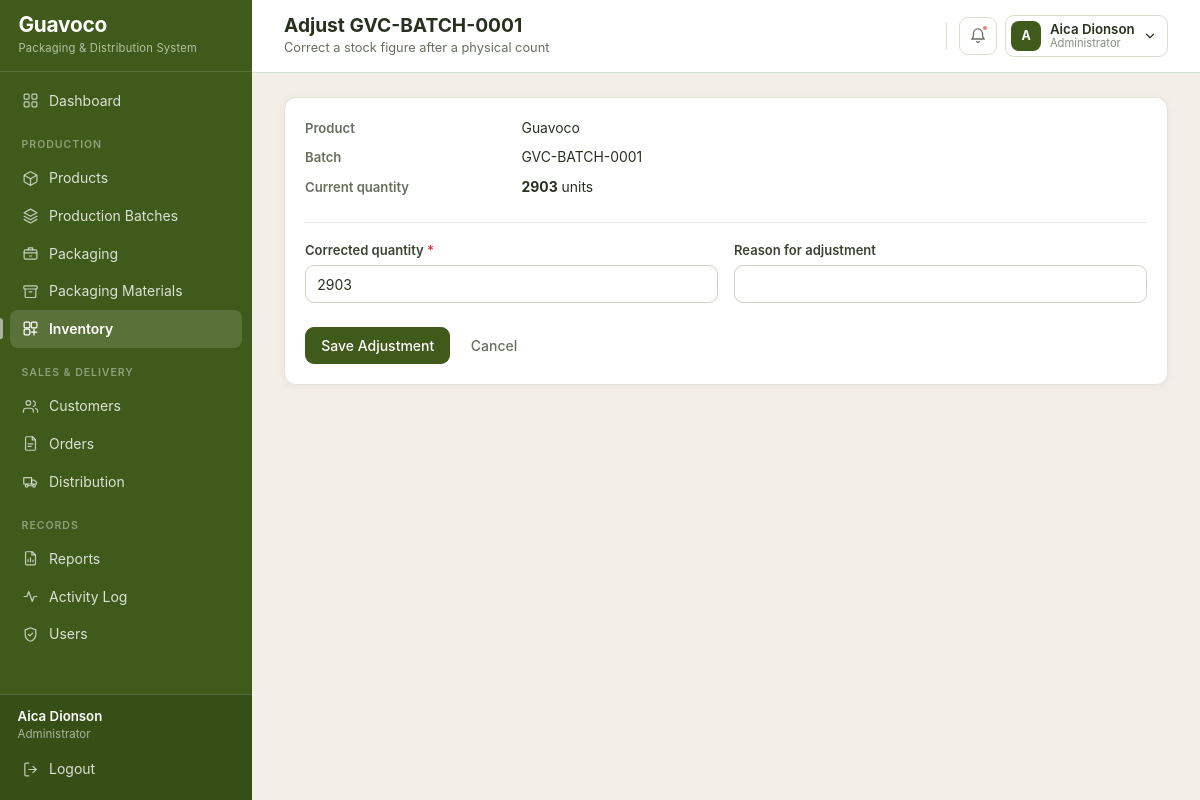
The app's page /inventory/7/adjust/ (signed in) with its own data.
### core/models.py (models this page shows, shortened)
class Inventory(models.Model):
    LOW_STOCK_LEVEL = 100
    product = models.ForeignKey(Product, on_delete=models.CASCADE, related_name='inventory_rows')
    batch = models.ForeignKey(
        ProductionBatch, on_delete=models.CASCADE, related_name='inventory_rows'
    )
    quantity_available = models.PositiveIntegerField(default=0)
    date_packaged = models.DateField(default=timezone.localdate)
    expiration_date = models.DateField()
    updated_at = models.DateTimeField(auto_now=True)
    class Meta:
        ordering = ['expiration_date', 'id']
        unique_together = ('product', 'batch')
        verbose_name_plural = 'Inventory'
    @property
    def expiry_state(self):
        return expiry_state_for(self.expiration_date)

class Product(models.Model):
    name = models.CharField(max_length=100)
    sku = models.CharField('SKU', max_length=50, unique=True)
    description = models.TextField(blank=True)
    size = models.CharField('Product size', max_length=50, help_text='For example: 100g tube')
    selling_price = models.DecimalField(
        max_digits=10, decimal_places=2, validators=[MinValueValidator(0)]
    )
    reorder_level = models.PositiveIntegerField(
        default=100, help_text='Warn when available stock falls to this level.'
    )
    is_active = models.BooleanField(default=True)
    created_at = models.DateTimeField(auto_now_add=True)
    class Meta:
        ordering = ['name']
    @property
    def current_stock(self):
        total = self.inventory_rows.aggregate(total=models.Sum('quantity_available'))['total']
        return total or 0
    @property
    def is_low_stock(self):
        return self.current_stock <= self.reorder_level

class ProductionBatch(models.Model):
    STATUS_PRODUCED = 'Produced'
    STATUS_READY = 'Ready for Packaging'
    STATUS_PACKAGED = 'Packaged'
    STATUS_COMPLETED = 'Completed'
    STATUS_CHOICES = [
        (STATUS_PRODUCED, STATUS_PRODUCED),
        (STATUS_READY, STATUS_READY),
        (STATUS_PACKAGED, STATUS_PACKAGED),
        (STATUS_COMPLETED, STATUS_COMPLETED),
    ]
    batch_number = models.CharField(max_length=30, unique=True, blank=True)
    product = models.ForeignKey(Product, on_delete=models.PROTECT, related_name='batches')
    production_date = models.DateField(default=timezone.localdate)
    expiration_date = models.DateField()
    quantity_produced = models.PositiveIntegerField(validators=[MinValueValidator(1)])
    quantity_available = models.PositiveIntegerField(
        default=0, help_text='Units from this batch that have not been packaged yet.'
    )
    status = models.CharField(max_length=30, choices=STATUS_CHOICES, default=STATUS_PRODUCED)
    notes = models.TextField(blank=True)
    created_at = models.DateTimeField(auto_now_add=True)
    class Meta:
        ordering = ['-production_date', '-id']
        verbose_name_plural = 'Production batches'

### core/views/inventory.py (the view, shortened to what this page needs)
# urls.py: path('inventory/<int:pk>/adjust/', inventory.inventory_adjust, name='inventory_adjust'),
@login_required
@administrator_required
def inventory_adjust(request, pk):
    row = get_object_or_404(Inventory.objects.select_related('product', 'batch'), pk=pk)
    form = InventoryAdjustmentForm(request.POST or None,
                                   initial={'new_quantity': row.quantity_available})
    return render(request, 'inventory/inventory_adjust.html',
                  {'page_title': f'Adjust {row.batch.batch_number}', 'form': form,
                   'row': row})

### core/forms.py
class InventoryAdjustmentForm(BootstrapFormMixin, forms.Form):
    new_quantity = forms.IntegerField(min_value=0, label='Corrected quantity')
    reason = forms.CharField(max_length=150, required=False, label='Reason for adjustment')

### core/context_processors.py (called while the page is built)
def user_role(request):
    if not hasattr(request, 'user'):
        return {}
    admin = is_administrator(request.user)
    url_name = getattr(request.resolver_match, 'url_name', '') if request.resolver_match else ''
    return {
        'is_admin': admin,
        'user_role': 'Administrator' if admin else 'Staff',
        'page_subtitle': PAGE_SUBTITLES.get(url_name, ''),
    }

def alerts(request):
    if not hasattr(request, 'user') or not request.user.is_authenticated:
        return {}
    from .models import Inventory, PackagingMaterial, Product
    low_products = [p for p in Product.objects.filter(is_active=True) if p.is_low_stock]
    low_materials = [m for m in PackagingMaterial.objects.filter(is_active=True)
                     if m.is_low_stock]
    today = timezone.localdate()
    expiring = list(
        Inventory.objects.filter(
            quantity_available__gt=0,
            expiration_date__lte=today + timedelta(days=30),
        ).select_related('batch', 'product').order_by('expiration_date')[:5]
    )
    return {
        'alert_low_products': low_products[:5],
        'alert_low_materials': low_materials[:5],
        'alert_expiring': expiring,
        'alert_count': len(low_products) + len(low_materials) + len(expiring),
    }

### core/models.py (called while the page is built)
def expiry_state_for(expiration_date):
    if expiration_date is None:
        return 'Safe'
    days_left = (expiration_date - timezone.localdate()).days
    if days_left < 0:
        return 'Expired'
    if days_left <= 30:
        return 'Expiring in 30 Days'
    if days_left <= 60:
        return 'Expiring in 60 Days'
    return 'Safe'

    @property
    def is_low_stock(self):
        return self.quantity_available <= self.reorder_level

### core/permissions.py (called while the page is built)
def is_administrator(user):
    return user.is_authenticated and (
        user.is_superuser or user.groups.filter(name=ADMIN_GROUP).exists()
    )

def administrator_required(view_func):
    @wraps(view_func)
    def wrapper(request, *args, **kwargs):
        if not is_administrator(request.user):
            messages.error(request, 'Only administrators can open that page.')
            return redirect('dashboard')
        return view_func(request, *args, **kwargs)
    return wrapper

### templates/inventory/inventory_adjust.html (shortened to what this page needs)
{% extends "base.html" %}
{% block content %}
<div class="card">
    <div class="card-body">
        <dl class="row small">
            <dt class="col-sm-3">Product</dt><dd class="col-sm-9">{{ row.product.name }}</dd>
            <dt class="col-sm-3">Batch</dt><dd class="col-sm-9">{{ row.batch.batch_number }}</dd>
            <dt class="col-sm-3">Current quantity</dt>
            <dd class="col-sm-9"><strong>{{ row.quantity_available }}</strong> units</dd>
        </dl>
        <hr>
        <form method="post" novalidate>
            {% include "partials/form_fields.html" %}
            <div class="mt-4">
                <button type="submit" class="btn btn-guava">Save Adjustment</button>
                <a href="{% url 'inventory_list' %}" class="btn btn-link">Cancel</a>
            </div>
        </form>
    </div>
</div>
{% endblock %}

### templates/base.html (shortened to what this page needs)
{% load static %}
<!DOCTYPE html>
<html lang="en">
<head>
    <link rel="stylesheet" href="{% static 'vendor/bootstrap.min.css' %}">
    <link rel="stylesheet" href="{% static 'css/guavoco-theme.css' %}">
</head>
<body>
<nav class="sidebar">
    <div class="brand">
        <div>
            <div class="brand-name">Guavoco</div>
            <small class="brand-subtitle">Packaging &amp; Distribution System</small>
        </div>
    </div>
    <div class="collapse sidebar-body" id="sidebarBody">
        <ul class="nav flex-column sidebar-menu">
            <li class="nav-item">
                <a class="nav-link {% if request.resolver_match.url_name == 'dashboard' %}active{% endif %}"
                   href="{% url 'dashboard' %}">
                    <svg class="gv-icon"><use href="#i-grid"></use></svg> Dashboard
                </a>
            </li>
            <li class="nav-section">Production</li>
            <li class="nav-item">
                <a class="nav-link {% if 'product' in request.resolver_match.url_name %}active{% endif %}"
                   href="{% url 'product_list' %}">
                    <svg class="gv-icon"><use href="#i-package"></use></svg> Products
                </a>
            </li>
            <li class="nav-item">
                <a class="nav-link {% if 'batch' in request.resolver_match.url_name %}active{% endif %}"
                   href="{% url 'batch_list' %}">
                    <svg class="gv-icon"><use href="#i-layers"></use></svg> Production Batches
                </a>
            </li>
            <li class="nav-item">
                <a class="nav-link {% if 'packaging' in request.resolver_match.url_name %}active{% endif %}"
                   href="{% url 'packaging_list' %}">
                    <svg class="gv-icon"><use href="#i-box"></use></svg> Packaging
                </a>
            </li>
            <li class="nav-item">
                <a class="nav-link {% if 'material' in request.resolver_match.url_name %}active{% endif %}"
                   href="{% url 'material_list' %}">
                    <svg class="gv-icon"><use href="#i-archive"></use></svg> Packaging Materials
                </a>
            </li>
            <li class="nav-item">
                <a class="nav-link {% if 'inventory' in request.resolver_match.url_name %}active{% endif %}"
                   href="{% url 'inventory_list' %}">
                    <svg class="gv-icon"><use href="#i-inventory"></use></svg> Inventory
                </a>
            </li>
            <li class="nav-section">Sales &amp; Delivery</li>
            <li class="nav-item">
                <a class="nav-link {% if 'customer' in request.resolver_match.url_name %}active{% endif %}"
                   href="{% url 'customer_list' %}">
                    <svg class="gv-icon"><use href="#i-users"></use></svg> Customers
                </a>
            </li>
            <li class="nav-item">
                <a class="nav-link {% if 'order' in request.resolver_match.url_name %}active{% endif %}"
                   href="{% url 'order_list' %}">
                    <svg class="gv-icon"><use href="#i-orders"></use></svg> Orders
                </a>
            </li>
            <li class="nav-item">
                <a class="nav-link {% if 'distribut' in request.resolver_match.url_name or 'delivery' in request.resolver_match.url_name %}active{% endif %}"
                   href="{% url 'distribution_list' %}">
                    <svg class="gv-icon"><use href="#i-truck"></use></svg> Distribution
                </a>
            </li>
            <li class="nav-section">Records</li>
            <li class="nav-item">
                <a class="nav-link {% if 'report' in request.resolver_match.url_name or 'traceability' in request.resolver_match.url_name %}active{% endif %}"
                   href="{% url 'report_index' %}">
                    <svg class="gv-icon"><use href="#i-report"></use></svg> Reports
                </a>
            </li>
            <li class="nav-item">
                <a class="nav-link {% if request.resolver_match.url_name == 'activity_log' %}active{% endif %}"
                   href="{% url 'activity_log' %}">
                    <svg class="gv-icon"><use href="#i-activity"></use></svg> Activity Log
                </a>
            </li>
            {% if is_admin %}
                <li class="nav-item">
                    <a class="nav-link {% if 'user' in request.resolver_match.url_name %}active{% endif %}"
                       href="{% url 'user_list' %}">
                        <svg class="gv-icon"><use href="#i-shield"></use></svg> Users
                    </a>
                </li>
            {% endif %}
        </ul>
        <div class="sidebar-footer">
            <div class="px-2">
                <div class="account-name">{{ user.get_full_name|default:user.username }}</div>
                <div class="account-role">{{ user_role }}</div>
            </div>
            <form method="post" action="{% url 'logout' %}">
                <button type="submit" class="nav-link">
                    <svg class="gv-icon"><use href="#i-logout"></use></svg> Logout
                </button>
            </form>
        </div>
    </div>
</nav>
<div class="app-shell">
    <header class="topbar">
        <div class="topbar-titles">
            <h1 class="page-title">{% block heading %}{{ page_title }}{% endblock %}</h1>
            {% block subtitle %}
                {% if page_subtitle %}<p class="page-subtitle">{{ page_subtitle }}</p>{% endif %}
            {% endblock %}
        </div>
        <div class="topbar-actions">
            <div class="dropdown">
                <a class="topbar-bell" href="#" role="button" data-bs-toggle="dropdown"
                   aria-expanded="false" aria-label="Notifications">
                    <svg class="gv-icon"><use href="#i-bell"></use></svg>
                    {% if alert_count %}<span class="bell-dot"></span>{% endif %}
                </a>
            </div>
            <div class="dropdown">
                <a class="user-chip" href="#" role="button" data-bs-toggle="dropdown"
                   aria-expanded="false">
                    <span class="user-avatar">
                        {{ user.get_full_name|default:user.username|slice:":1"|upper }}
                    </span>
                    <span>
                        <span class="user-name d-block">
                            {{ user.get_full_name|default:user.username }}
                        </span>
                        <span class="user-role d-block">{{ user_role }}</span>
                    </span>
                    <svg class="gv-icon" style="width:14px;height:14px;">
                        <use href="#i-chevron-down"></use></svg>
                </a>
            </div>
        </div>
    </header>
    <main class="main-content">
        {% block content %}{% endblock %}
    </main>
</div>
</body>
</html>

### records on screen
Inventory: product.name "Guavoco", batch.batch_number "GVC-BATCH-0001", quantity_available "2903"

### other values on screen
{{ user.get_full_name|default:user.username }} "Aica Dionson"
{{ user_role }} "Administrator"
{{ page_title }} "Adjust GVC-BATCH-0001"
{{ page_subtitle }} "Correct a stock figure after a physical count"
{{ user.get_full_name|default:user.username|slice:":1"|upper }} "A"
{{ field.label }} "Corrected quantity" "Reason for adjustment"
